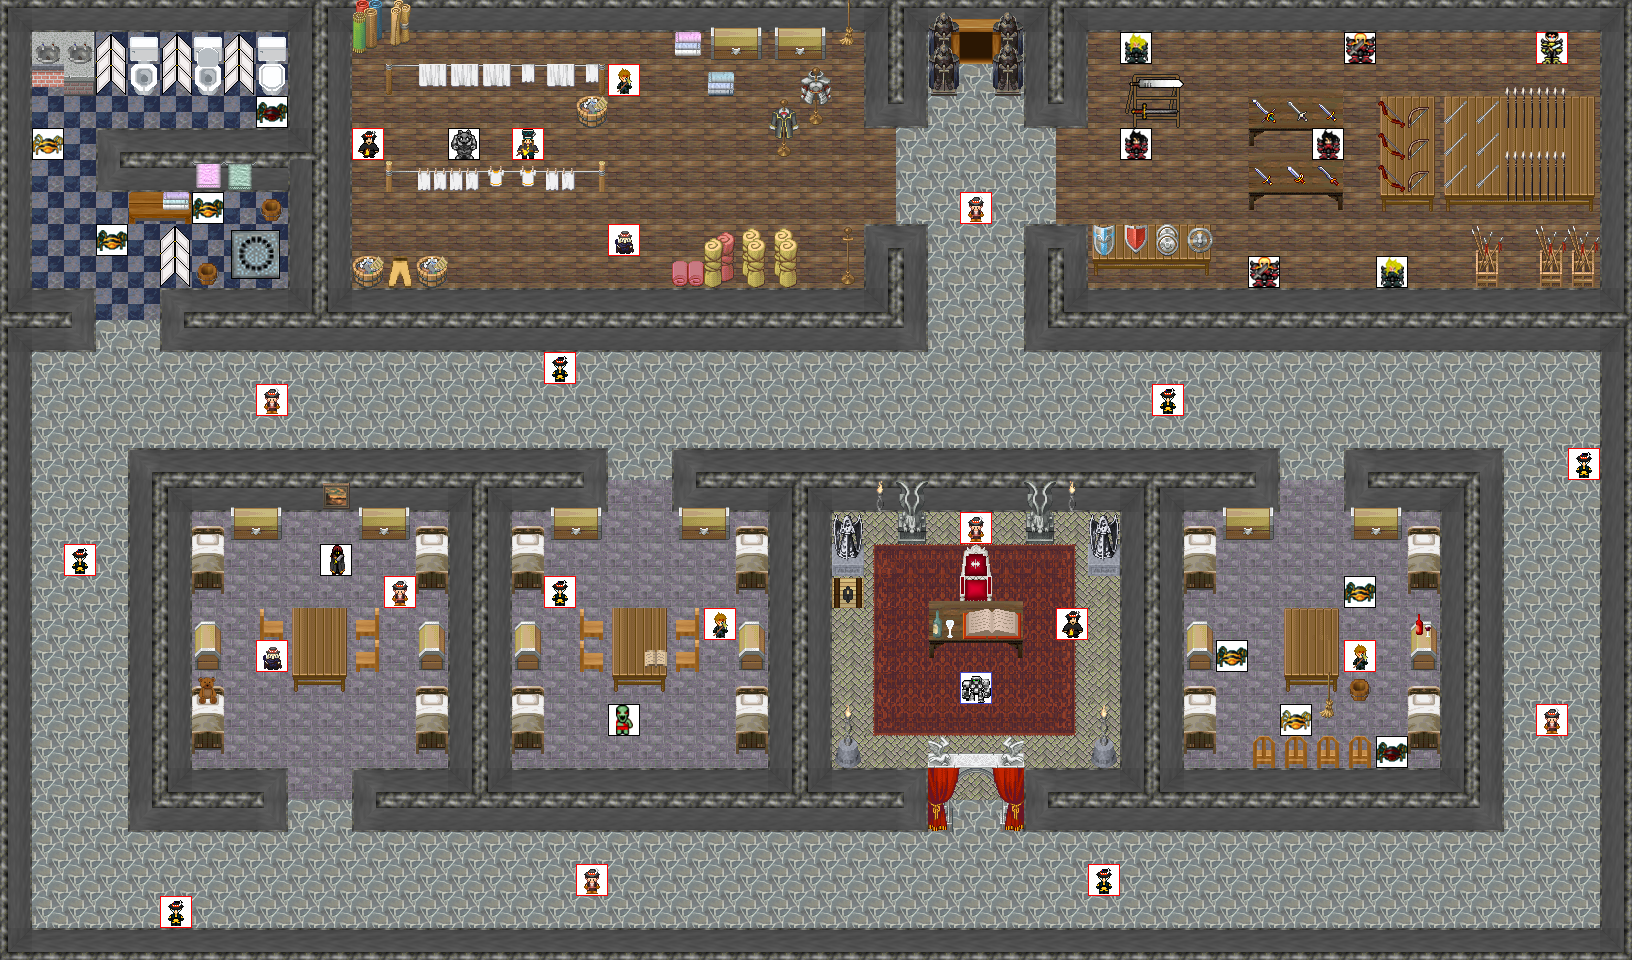

This is a level from a 2D game, rendered from its Tiled map with the project's own tilesets. A one-line summary and the map file follow, with tile-layer data summarised:
An orthogonal 51x30 tile map with 32x32 px tiles, 6 tile layers (0_floor, 1_terrain, 2_object, 3_roof, ...), 2 hidden layers not drawn, 56 tilesets.

<map version="1.0" orientation="orthogonal" renderorder="right-down" width="51" height="30" tilewidth="32" tileheight="32" nextobjectid="1">
 <tileset firstgid="1" name="floor_tiles" tilewidth="32" tileheight="32" tilecount="9" columns="3">
  <image source="../../tileset/ground/indoor/floor_tiles.png" width="96" height="96" />
 </tileset>
 <tileset firstgid="10" name="tiles" tilewidth="32" tileheight="32" tilecount="8" columns="2">
  <image source="../../tileset/ground/indoor/tiles.png" width="64" height="128" />
 </tileset>
 <tileset firstgid="18" name="stone_floors" tilewidth="32" tileheight="32" tilecount="6" columns="3">
  <image source="../../tileset/ground/stone_floors.png" width="96" height="64" />
 </tileset>
 <tileset firstgid="24" name="int_grey" tilewidth="32" tileheight="32" tilecount="121" columns="11">
  <image source="../../tileset/building/wall/int_grey.png" width="352" height="352" />
 </tileset>
 <tileset firstgid="145" name="wooden_dark" tilewidth="32" tileheight="32" tilecount="1" columns="1">
  <image source="../../tileset/item/chest/wooden_dark.png" width="32" height="32" />
 </tileset>
 <tileset firstgid="146" name="chest_2" tilewidth="32" tileheight="32" tilecount="6" columns="3">
  <image source="../../tileset/item/chest/chest_2.png" width="96" height="64" />
 </tileset>
 <tileset firstgid="152" name="vendors_table" tilewidth="32" tileheight="32" tilecount="21" columns="7">
  <image source="../../tileset/furniture/table/vendors_table.png" width="224" height="96" />
 </tileset>
 <tileset firstgid="173" name="wooden" tilewidth="32" tileheight="32" tilecount="5" columns="5">
  <image source="../../tileset/furniture/chair/wooden.png" width="160" height="32" />
 </tileset>
 <tileset firstgid="178" name="drain" tilewidth="32" tileheight="32" tilecount="4" columns="2">
  <image source="../../tileset/ground/drain.png" width="64" height="64" />
 </tileset>
 <tileset firstgid="182" name="concrete_table" tilewidth="32" tileheight="32" tilecount="9" columns="3">
  <image source="../../tileset/furniture/table/concrete_table.png" width="96" height="96" />
 </tileset>
 <tileset firstgid="191" name="oriental_screen" tilewidth="32" tileheight="32" tilecount="4" columns="2">
  <image source="../../tileset/furniture/other/oriental_screen.png" width="64" height="64" />
 </tileset>
 <tileset firstgid="195" name="cabinets" tilewidth="32" tileheight="32" tilecount="44" columns="4">
  <image source="../../tileset/furniture/kitchen/cabinets.png" width="128" height="352" />
 </tileset>
 <tileset firstgid="239" name="toilet" tilewidth="32" tileheight="32" tilecount="6" columns="3">
  <image source="../../tileset/furniture/bathroom/toilet.png" width="96" height="64" />
 </tileset>
 <tileset firstgid="245" name="basin" tilewidth="32" tileheight="32" tilecount="3" columns="3">
  <image source="../../tileset/furniture/bathroom/basin.png" width="96" height="32" />
 </tileset>
 <tileset firstgid="248" name="barrel" tilewidth="32" tileheight="32" tilecount="2" columns="1">
  <image source="../../tileset/item/pot/barrel.png" width="32" height="64" />
 </tileset>
 <tileset firstgid="250" name="towels" tilewidth="32" tileheight="32" tilecount="6" columns="6">
  <image source="../../tileset/item/textile/towels.png" width="192" height="32" />
 </tileset>
 <tileset firstgid="256" name="bench" tilewidth="32" tileheight="32" tilecount="3" columns="3">
  <image source="../../tileset/furniture/table/bench.png" width="96" height="32" />
 </tileset>
 <tileset firstgid="259" name="small" tilewidth="32" tileheight="32" tilecount="3" columns="3">
  <image source="../../tileset/furniture/picture/small.png" width="96" height="32" />
 </tileset>
 <tileset firstgid="262" name="book" tilewidth="32" tileheight="32" tilecount="4" columns="2">
  <image source="../../tileset/item/documents/book.png" width="64" height="64" />
 </tileset>
 <tileset firstgid="266" name="woden_trestle" tilewidth="32" tileheight="32" tilecount="9" columns="3">
  <image source="../../tileset/furniture/table/wooden_trestle.png" width="96" height="96" />
 </tileset>
 <tileset firstgid="275" name="throne_small" tilewidth="32" tileheight="32" tilecount="2" columns="1">
  <image source="../../tileset/furniture/chair/throne_small.png" width="32" height="64" />
 </tileset>
 <tileset firstgid="277" name="bottle_and_glass" tilewidth="32" tileheight="32" tilecount="1" columns="1">
  <image source="../../tileset/item/drink/bottle_and_glass.png" width="32" height="32" />
 </tileset>
 <tileset firstgid="278" name="red_purple" tilewidth="32" tileheight="32" tilecount="9" columns="3">
  <image source="../../tileset/furniture/carpet/red_purple.png" width="96" height="96" />
 </tileset>
 <tileset firstgid="287" name="red_gold_gathered" tilewidth="32" tileheight="32" tilecount="6" columns="2">
  <image source="../../tileset/furniture/curtain/red_gold_gathered.png" width="64" height="96" />
 </tileset>
 <tileset firstgid="293" name="archway" tilewidth="32" tileheight="32" tilecount="9" columns="3">
  <image source="../../tileset/item/statue/archway.png" width="96" height="96" />
 </tileset>
 <tileset firstgid="302" name="grey_stone" tilewidth="32" tileheight="32" tilecount="4" columns="2">
  <image source="../../tileset/item/statue/grey_stone.png" width="64" height="64" />
 </tileset>
 <tileset firstgid="306" name="dark_torch" tilewidth="32" tileheight="32" tilecount="8" columns="2">
  <image source="../../tileset/furniture/light/dark_torch.png" width="64" height="128" />
 </tileset>
 <tileset firstgid="314" name="tools" tilewidth="32" tileheight="32" tilecount="9" columns="3">
  <image source="../../tileset/item/tools.png" width="96" height="96" />
 </tileset>
 <tileset firstgid="323" name="bottles_and_cups" tilewidth="32" tileheight="32" tilecount="16" columns="4">
  <image source="../../tileset/item/drink/bottles_and_cups.png" width="128" height="128" />
 </tileset>
 <tileset firstgid="339" name="trousers" tilewidth="32" tileheight="32" tilecount="1" columns="1">
  <image source="../../tileset/item/textile/trousers.png" width="32" height="32" />
 </tileset>
 <tileset firstgid="340" name="toys" tilewidth="32" tileheight="32" tilecount="10" columns="5">
  <image source="../../tileset/item/toys.png" width="160" height="64" />
 </tileset>
 <tileset firstgid="350" name="laundry" tilewidth="32" tileheight="32" tilecount="16" columns="4">
  <image source="../../tileset/item/textile/laundry.png" width="128" height="128" />
 </tileset>
 <tileset firstgid="366" name="blankets" tilewidth="32" tileheight="32" tilecount="12" columns="3">
  <image source="../../tileset/item/textile/blankets.png" width="96" height="128" />
 </tileset>
 <tileset firstgid="378" name="mannequins" tilewidth="32" tileheight="32" tilecount="28" columns="7">
  <image source="../../tileset/furniture/other/mannequins.png" width="224" height="128" />
 </tileset>
 <tileset firstgid="406" name="box_of_weapons" tilewidth="32" tileheight="32" tilecount="2" columns="1">
  <image source="../../tileset/item/weapon/box_of_weapons.png" width="32" height="64" />
 </tileset>
 <tileset firstgid="408" name="spears" tilewidth="32" tileheight="32" tilecount="3" columns="1">
  <image source="../../tileset/item/weapon/spears.png" width="32" height="96" />
 </tileset>
 <tileset firstgid="411" name="wooden_bow" tilewidth="32" tileheight="32" tilecount="1" columns="1">
  <image source="../../tileset/item/weapon/wooden_bow.png" width="32" height="32" />
 </tileset>
 <tileset firstgid="412" name="swords" tilewidth="32" tileheight="32" tilecount="10" columns="1">
  <image source="../../tileset/item/weapon/swords.png" width="32" height="320" />
 </tileset>
 <tileset firstgid="422" name="longbow" tilewidth="32" tileheight="32" tilecount="1" columns="1">
  <image source="../../tileset/item/weapon/longbow.png" width="32" height="32" />
 </tileset>
 <tileset firstgid="423" name="steel_arrow" tilewidth="32" tileheight="32" tilecount="1" columns="1">
  <image source="../../tileset/item/weapon/steel_arrow.png" width="32" height="32" />
 </tileset>
 <tileset firstgid="424" name="sword_rack" tilewidth="32" tileheight="32" tilecount="4" columns="2">
  <image source="../../tileset/item/armor/sword_rack.png" width="64" height="64" />
 </tileset>
 <tileset firstgid="428" name="weapons_for_walls" tilewidth="32" tileheight="32" tilecount="16" columns="4">
  <image source="../../tileset/item/armor/weapons_for_walls.png" width="128" height="128" />
 </tileset>
 <tileset firstgid="444" name="suit_of_armor2" tilewidth="32" tileheight="32" tilecount="4" columns="2">
  <image source="../../tileset/item/armor/suit_of_armor2.png" width="64" height="64" />
 </tileset>
 <tileset firstgid="448" name="banners" tilewidth="32" tileheight="32" tilecount="6" columns="2">
  <image source="../../tileset/item/banners/banners.png" width="64" height="96" />
 </tileset>
 <tileset firstgid="454" name="collision" tilewidth="32" tileheight="32" tilecount="1" columns="1">
  <image source="../../tileset/logic/collision.png" width="32" height="32" />
 </tileset>
 <tileset firstgid="455" name="portal" tilewidth="32" tileheight="32" tilecount="7" columns="7">
  <image source="../../tileset/logic/portal.png" width="224" height="32" />
 </tileset>
 <tileset firstgid="462" name="single_grey" tilewidth="32" tileheight="32" tilecount="9" columns="3">
  <image source="../../tileset/furniture/bed/single_grey.png" width="96" height="96" />
 </tileset>
 <tileset firstgid="471" name="protection" tilewidth="32" tileheight="32" tilecount="2" columns="2">
  <image source="../../tileset/logic/protection.png" width="64" height="32" />
 </tileset>
 <tileset firstgid="473" name="door_n" tilewidth="32" tileheight="32" tilecount="6" columns="3">
  <image source="../../tileset/building/door/door_n.png" width="96" height="64" />
 </tileset>
 <tileset firstgid="479" name="faumonia_huge_animal" tilewidth="32" tileheight="32" tilecount="2" columns="2">
  <image source="../../tileset/logic/creature/faumonia_huge_animal.png" width="65" height="32" />
 </tileset>
 <tileset firstgid="481" name="giant_human" tilewidth="32" tileheight="32" tilecount="13" columns="13">
  <image source="../../tileset/logic/creature/giant_human.png" width="416" height="32" />
 </tileset>
 <tileset firstgid="494" name="huge_animal" tilewidth="32" tileheight="32" tilecount="14" columns="14">
  <image source="../../tileset/logic/creature/huge_animal.png" width="451" height="32" />
 </tileset>
 <tileset firstgid="508" name="pol_olbrzymy" tilewidth="32" tileheight="32" tilecount="3" columns="3">
  <image source="../../tileset/logic/creature/pol_olbrzymy.png" width="96" height="32" />
 </tileset>
 <tileset firstgid="511" name="human_armored" tilewidth="32" tileheight="32" tilecount="3" columns="3">
  <image source="../../tileset/logic/creature/human_armored.png" width="96" height="32" />
 </tileset>
 <tileset firstgid="514" name="animal" tilewidth="32" tileheight="32" tilecount="30" columns="30">
  <image source="../../tileset/logic/creature/animal.png" width="960" height="32" />
 </tileset>
 <tileset firstgid="544" name="pol_zbojnicy_gorscy" tilewidth="32" tileheight="32" tilecount="6" columns="6">
  <image source="../../tileset/logic/creature/pol_zbojnicy_gorscy.png" width="192" height="32" />
 </tileset>
 <layer name="0_floor" width="51" height="30">
  <data>[1530 cells, 1530 non-empty, 6 distinct tile ids]</data>
 </layer>
 <layer name="1_terrain" width="51" height="30">
  <data>[1530 cells, 625 non-empty, 40 distinct tile ids]</data>
 </layer>
 <layer name="2_object" width="51" height="30">
  <data>[1530 cells, 204 non-empty, 88 distinct tile ids]</data>
 </layer>
 <layer name="3_roof" width="51" height="30">
  <data>[1530 cells, 93 non-empty, 44 distinct tile ids]</data>
 </layer>
 <layer name="4_roof_add" width="51" height="30">
  <data>[1530 cells, 17 non-empty, 7 distinct tile ids]</data>
 </layer>
 <layer name="objects" width="51" height="30">
  <data>[1530 cells, 42 non-empty, 19 distinct tile ids]</data>
 </layer>
 <layer name="collision" width="51" height="30" visible="0" opacity="0.32">
  <data>[1530 cells, 696 non-empty, 1 distinct tile ids]</data>
 </layer>
 <layer name="protection" width="51" height="30" visible="0">
  <data>[1530 cells, 1530 non-empty, 1 distinct tile ids]</data>
 </layer>
</map>
